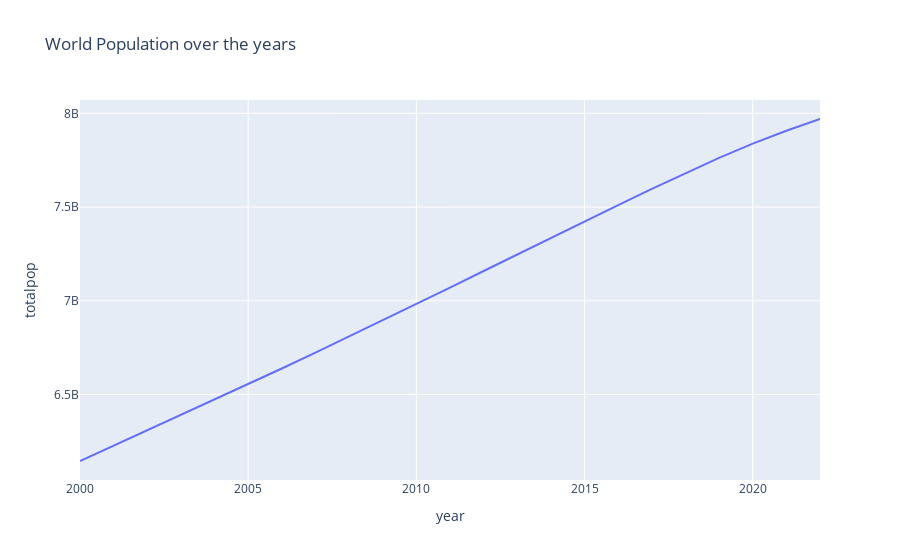

The notebook cell saved with this chart:
### Code cell
fig_1 = px.line(df, df['year'], df['totalpop'], title='World Population over the years')
fig_1.show()

### Figure 1 — Plotly figure (JSON) as saved in the notebook; plotly's stock layout.template omitted (floating-point values rounded to 4 significant figures)
{"data": [{"hovertemplate": "year=%{x}<br>totalpop=%{y}<extra></extra>", "legendgroup": "", "line": {"color": "#636efa", "dash": "solid"}, "marker": {"symbol": "circle"}, "mode": "lines", "name": "", "orientation": "v", "showlegend": false, "type": "scatter", "x": [2000, 2001, 2002, 2003, 2004, 2005, 2006, 2007, 2008, 2009, 2010, 2011, 2012, 2013, 2014, 2015, 2016, 2017, 2018, 2019, 2020, 2021, 2022], "xaxis": "x", "y": [6145615969, 6227423576, 6309048880, 6391443772, 6473292731, 6555715064, 6638955001, 6723488791, 6809137842, 6895845280, 6983140275, 7070333848, 7159045640, 7247935085, 7336370903, 7423960976, 7510831361, 7597184014, 7681158329, 7762327350, 7838331124, 7906669474, 7969676210], "yaxis": "y"}], "layout": {"autosize": true, "legend": {"tracegroupgap": 0}, "title": {"text": "World Population over the years"}, "xaxis": {"anchor": "y", "autorange": true, "domain": [0, 1], "range": [2000, 2022], "title": {"text": "year"}, "type": "linear"}, "yaxis": {"anchor": "x", "autorange": true, "domain": [0, 1], "range": [6044000000.0, 8071000000.0], "title": {"text": "totalpop"}, "type": "linear"}}}
